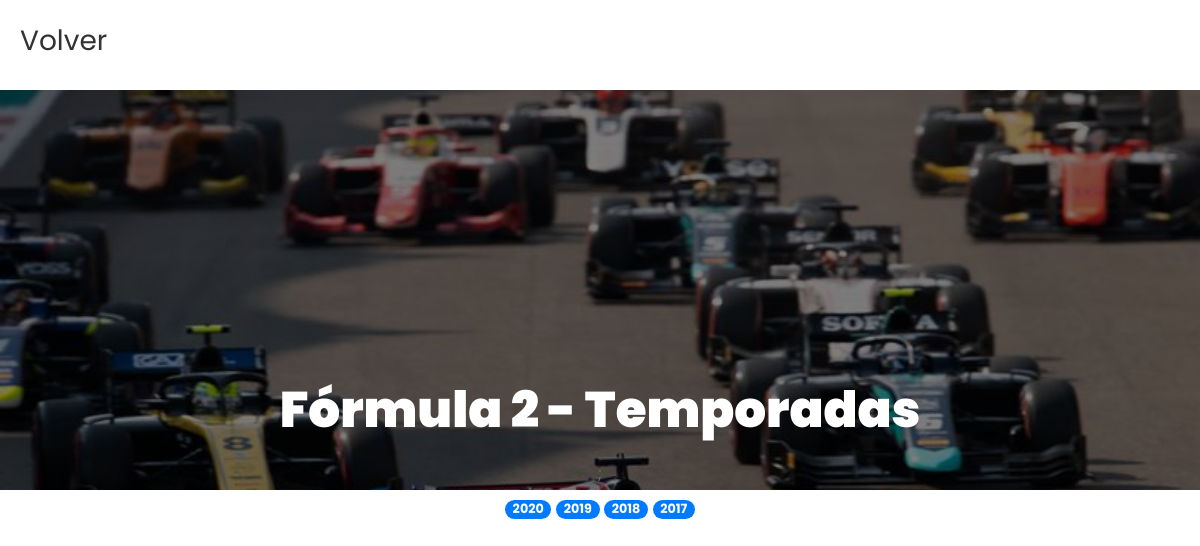
Page /temporadasf2.php on the earlier database version.
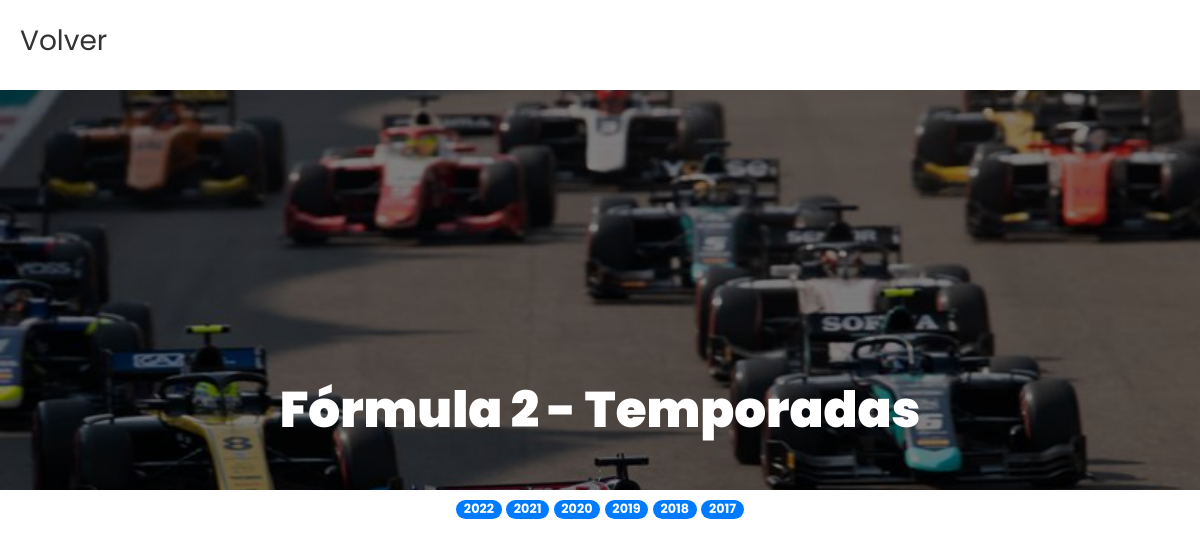
Same page on the later database version.
### tables this page shows
CREATE TABLE `temporadas` (
  `id` int(11) NOT NULL,
  `año` int(11) NOT NULL,
  `pilotosF1` longtext,
  `escuderiasF1` longtext,
  `pilotosF2` longtext,
  `escuderiasF2` longtext,
  `campeon_pilotos_f1` varchar(60) DEFAULT NULL,
  `campeon_escuderias_f1` varchar(60) DEFAULT NULL,
  `campeon_pilotos_f2` varchar(60) DEFAULT NULL,
  `campeon_escuderias_f2` varchar(60) DEFAULT NULL
);

### temporadasf2.php (the view, shortened to what this page needs)
<?php
  $campeonPilotos = "";
?>
<?php
  try {
    require('db/conexion.php');
    $cargarTemporadas = ' SELECT * FROM temporadas WHERE año >= 2017 ORDER BY año DESC';
    $resultadoTemporadas = $con->query($cargarTemporadas);
  } catch (\Exception $e) {
    $error = $e->getMessage();
  }
?>
<!DOCTYPE html>
<html lang="en">
  <?php include('templates/head.php') ?>
  <body>
    <a href="index.php"><h3 class="mb-2 bread" style="padding: 20px;">Volver</h3></a>
    <?php include('templates/header.php') ?>
    <div id="elegirTemporada" class="text-center">
      <?php
        while ($temporadas = $resultadoTemporadas->fetch_assoc()) {
      ?>
          <a href="temporadasf2.php?categoria=f2&temporada=<?php echo $temporadas['año']; ?>"><span class="badge badge-pill badge-primary"><?php echo $temporadas['año']; ?></span></a>
      <?php
        }
      ?>
    </div>
  </body>
</html>

### templates/head.php (shortened to what this page needs)
<?php
    $nombrePagina = $_SERVER['PHP_SELF'];
?>
<head>
    <link rel="stylesheet" href="css/open-iconic-bootstrap.min.css">
    <link rel="stylesheet" href="css/animate.css">
    <link rel="stylesheet" href="css/owl.carousel.min.css">
    <link rel="stylesheet" href="css/owl.theme.default.min.css">
    <link rel="stylesheet" href="css/magnific-popup.css">
    <link rel="stylesheet" href="css/aos.css">
    <link rel="stylesheet" href="css/ionicons.min.css">
    <link rel="stylesheet" href="css/bootstrap-datepicker.css">
    <link rel="stylesheet" href="css/jquery.timepicker.css">
    <link rel="stylesheet" href="css/flaticon.css">
    <link rel="stylesheet" href="css/icomoon.css">
	<link href="css/sorter.css" rel="stylesheet">
    <link rel="stylesheet" href="https://cdn.jsdelivr.net/npm/bootstrap-select@1.13.9/dist/css/bootstrap-select.min.css">
    <link rel="stylesheet" href="css/style.css">
  </head>

### templates/header.php (shortened to what this page needs)
<?php
    if(strpos($nombrePagina, 'temporadasf2') != false){
        if($campeonPilotos == "" || $campeonEscuderias == "") $imagen = 'images/Campeones/f2/campeones.jpg';
        else $imagen = 'images/Campeones/f2/campeones' . $temporadaActual . '.jpg';
        $encabezado = 'Fórmula 2 - Temporadas';
    }
?>
<section class="hero-wrap hero-wrap-2" style="background-image: url('<?php echo $imagen ?>');" data-stellar-background-ratio="0.5">
    <div class="overlay"></div>
    <div class="container">
        <div class="row no-gutters slider-text align-items-end justify-content-center">
          <div class="col-md-9 ftco-animate text-center">
            <h1 class="mb-2 bread"><?php echo $encabezado ?></h1>;
          </div>
        </div>
    </div>
</section>

Differences in the rows shown:
added temporadas: año "2022"
added temporadas: año "2021"
